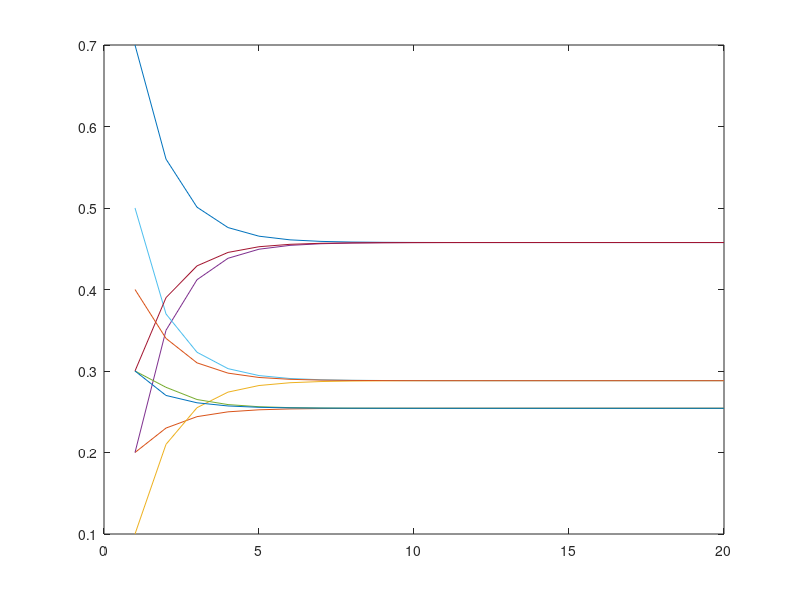

This figure's MATLAB source:
T = [0.7, 0.2, 0.3
     0.2, 0.3, 0.3
     0.1, 0.5, 0.4];

X_0 = [1, 0, 0]';

P_2 = T ^ 2 * X_0;
fprintf("P_2(Chuva) = %.2f\n", P_2(3));

N = 20;
T_n = T(:);
helper = T;
for i = 2:N
    helper = helper * T;
    T_n = [T_n, helper(:)];
end

plot(T_n');

T_n_2 = T(:);
helper = T;
epsilon = 10^-4
i = 2;
while 1
    helper = helper * T;
    T_n_2 = [T_n_2, helper(:)];
    if abs(T_n_2(i) - T_n_2(i - 1)) < epsilon
        break;
    end
    i = i + 1;
end

